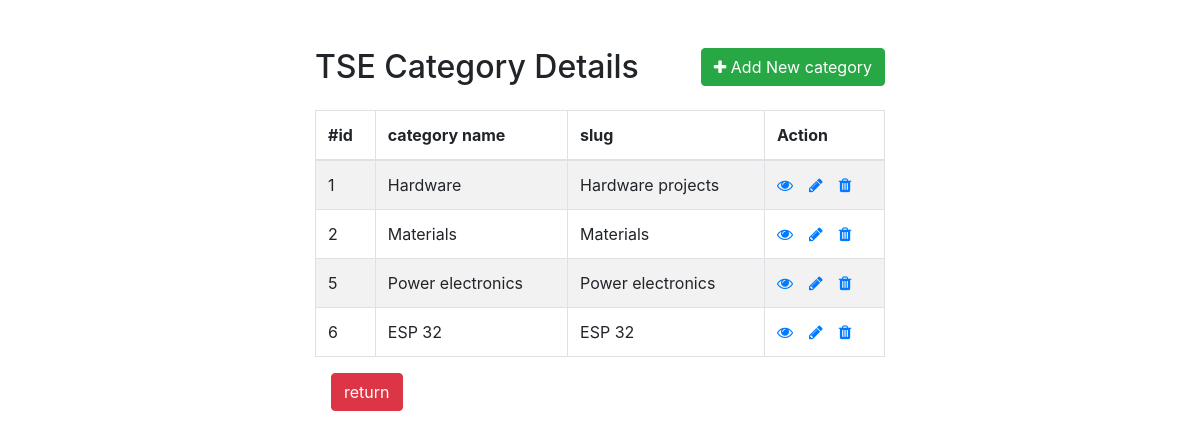
Page /admin/retrieve_categories.php on the committed database.
### tables this page shows
CREATE TABLE `categories` (
  `id` int(11) NOT NULL,
  `categoryName` varchar(300) DEFAULT NULL,
  `categorySlug` varchar(300) DEFAULT NULL
);

### admin/retrieve_categories.php (the view, shortened to what this page needs)
<!DOCTYPE html>
<html lang="en">
<head>
    <link rel="stylesheet" href="https://stackpath.bootstrapcdn.com/bootstrap/4.5.2/css/bootstrap.min.css">
    <link rel="stylesheet" href="https://maxcdn.bootstrapcdn.com/font-awesome/4.7.0/css/font-awesome.min.css">
</head>
<body>
    <div class="wrapper">
        <div class="container-fluid">
            <div class="row">
                <div class="col-md-12">
                    <div class="mt-5 mb-3 clearfix">
                        <h2 class="pull-left">TSE Category Details</h2>
                        <a href="create_category.php" class="btn btn-success pull-right"><i class="fa fa-plus"></i> Add New category</a>
                    </div>
                    <?php
                    $sql = "SELECT * FROM categories";
                    if($result = mysqli_query($link, $sql)){
                        if(mysqli_num_rows($result) > 0){
                            echo '<table class="table table-bordered table-striped">';
                                echo "<thead>";
                                    echo "<tr>";
                                        echo "<th>#id</th>";
                                        echo "<th>category name</th>";
                                        echo "<th>slug</th>";
                                        echo "<th>Action</th>";
                                       echo "</tr>";
                                echo "</thead>";
                                echo "<tbody>";
                                while($row = mysqli_fetch_array($result)){
                                    echo "<tr>";
                                        echo "<td>" . $row['id'] . "</td>";
                                        echo "<td>" . $row['categoryName'] . "</td>";
                                        echo "<td>" . $row['categorySlug'] . "</td>";
                                        echo "<td>";
                                            echo '<a href="/tse/category.php?id='. $row['id'] .'" class="mr-3" title="View category details" target="_blank" data-toggle="tooltip"><span class="fa fa-eye"></span></a>';
                                            echo '<a href="update_category.php?id='. $row['id'] .'" class="mr-3" title="Update category" data-toggle="tooltip"><span class="fa fa-pencil"></span></a>';
                                            echo '<a href="delete_category.php?id='. $row['id'] .'" title="Delete category" data-toggle="tooltip"><span class="fa fa-trash"></span></a>';
                                        echo "</td>";
                                    echo "</tr>";
                                }
                                echo "</tbody>";
                            echo "</table>";
                        } else{
                            echo '<div class="alert alert-danger"><em>No records were found.</em></div>';
                        }
                    } else{
                        echo "Oops! Something went wrong. Please try again later.";
                    }
                    ?>
              <a href="adminpanel.php" class="btn btn-danger ml-3">return</a>
              </div>
            </div>
        </div>
    </div>
</body>
</html>

### admin/retrieve_categories.php (style rules this page uses)
.wrapper { width: 600px; margin: 0 auto; }
table tr td:last-child { width: 120px; }

### rows in the picture
categories: id "1", categoryName "Hardware", categorySlug "Hardware projects"
categories: id "2", categoryName "Materials", categorySlug "Materials"
categories: id "5", categoryName "Power electronics", categorySlug "Power electronics"
categories: id "6", categoryName "ESP 32", categorySlug "ESP 32"
